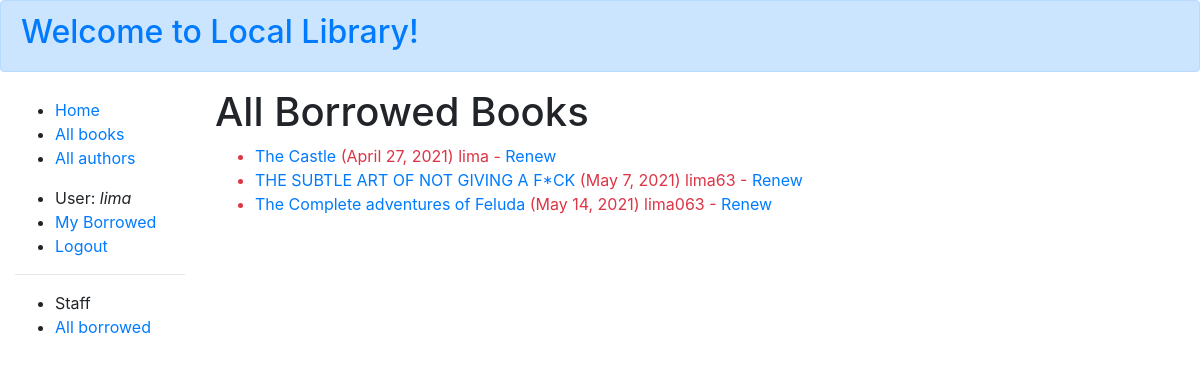
/catalog/borrowed/ (signed in), run on an earlier commit of the app's database.
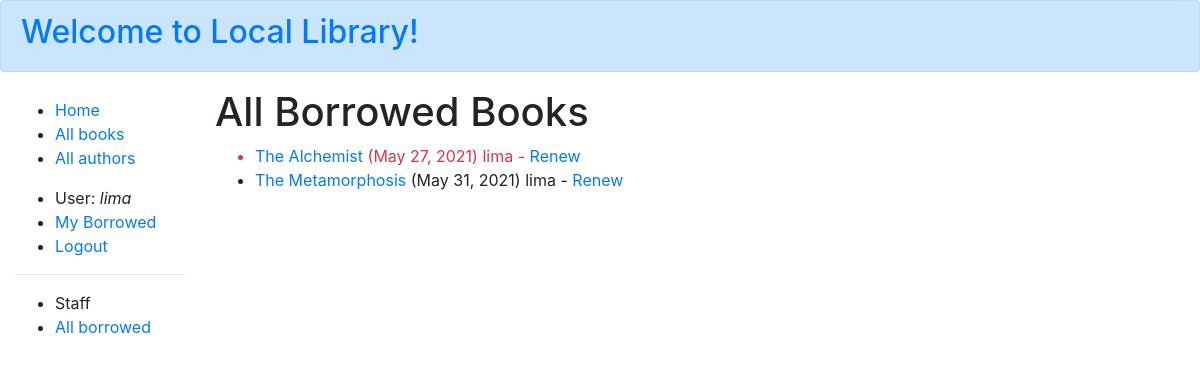
And on a later commit of the database.
### catalog/models.py (models this page shows, shortened)
class BookInstance(models.Model):
    id = models.UUIDField(primary_key=True, default=uuid.uuid4,
                          help_text="Unique ID for this particular book across whole library")
    book = models.ForeignKey('Book', on_delete=models.RESTRICT, null=True)
    imprint = models.CharField(max_length=200)
    due_back = models.DateField(null=True, blank=True)
    borrower = models.ForeignKey(
        User, on_delete=models.SET_NULL, null=True, blank=True)
    @property
    def is_overdue(self):
        if self.due_back and date.today() > self.due_back:
            return True
        return False
    LOAN_STATUS = (
        ('d', 'Maintenance'),
        ('o', 'On loan'),
        ('a', 'Available'),
        ('r', 'Reserved'),
    )
    status = models.CharField(
        max_length=1,
        choices=LOAN_STATUS,
        blank=True,
        default='d',
        help_text='Book availability')
    class Meta:
        ordering = ['due_back']
        permissions = (("can_mark_returned", "Set book as returned"),)

class Book(models.Model):
    image = models.ImageField(null=True, blank=True, default='default_book.png')
    title = models.CharField(max_length=200)
    author = models.ForeignKey('Author', on_delete=models.SET_NULL, null=True)
    summary = models.TextField(
        max_length=1000, help_text="Enter a brief description of the book")
    isbn = models.CharField('ISBN', max_length=13,
                            unique=True,
                            help_text='13 Character <a href="https://www.isbn-international.org/content/what-isbn'
                                      '">ISBN number</a>')
    genre = models.ManyToManyField(
        Genre, help_text="Select a genre for this book")
    language = models.CharField(max_length=200, null=True, blank=True)
    class Meta:
        ordering = ['title', 'author']
    def display_genre(self):
        """Creates a string for the Genre. This is required to display genre in Admin."""
        return ', '.join([genre.name for genre in self.genre.all()[:3]])
    display_genre.short_description = 'Genre'

### catalog/views.py (the view)
# urls.py: path('borrowed/', views.LoanedBooksAllListView.as_view(),
class LoanedBooksAllListView(PermissionRequiredMixin, generic.ListView):
    model = BookInstance
    permission_required = 'catalog.can_mark_returned'
    template_name = 'catalog/bookinstance_list_borrowed_all.html'
    paginate_by = 10
    def get_queryset(self):
        return BookInstance.objects.filter(status__exact='o').order_by('due_back')

### catalog/templates/catalog/bookinstance_list_borrowed_all.html
{% extends "base_generic.html" %}
{% block content %}
<h1>All Borrowed Books</h1>
{% if bookinstance_list %}
<ul>
    {% for bookinst in bookinstance_list %}
    <li class="{% if bookinst.is_overdue %}text-danger{% endif %}">
        <a href="{% url 'book-detail' bookinst.book.pk %}">{{bookinst.book.title}}</a> ({{ bookinst.due_back }})
        {% if user.is_staff %} {{ bookinst.borrower }}{% endif %} {% if perms.catalog.can_mark_returned %}- <a
            href="{% url 'renew-book-librarian' bookinst.id %}">Renew</a> {% endif %}
    </li>
    {% endfor %}
</ul>
{% else %}
<p>There are no books borrowed.</p>
{% endif %}
{% endblock %}

### catalog/templates/base_generic.html (shortened to what this page needs)
<!DOCTYPE html>
<html lang="en">
<head>
    <link rel="stylesheet" href="https://cdn.jsdelivr.net/npm/bootstrap@4.5.3/dist/css/bootstrap.min.css">
    {% load static %}
    <link rel="stylesheet" href="{% static 'css/styles.css' %}">
</head>
<body>
    <div class="alert alert-primary" role="alert">
        <a href="{% url 'index' %}"> <h2>Welcome to Local Library!</h2></a>
    </div>
    <div class="container-fluid">
        <div class="row">
            <div class="col-sm-2 sidebar-nav">
                {% block sidebar %}
                <ul class="sidebar-nav">
                    <li><a href="{% url 'index' %}">Home</a></li>
                    <li><a href="{% url 'books' %}">All books</a></li>
                    <li><a href="{% url 'authors' %}">All authors</a></li>
                </ul>
                <ul class="sidebar-nav">
                    {% if user.is_authenticated %}
                    <li>User: <em> {{ user.get_username }} </em></li>
                    <li><a href="{% url 'my-borrowed' %}">My Borrowed</a></li>
                    <li><a href="{% url 'logout'%}?next={{request.path}}">Logout</a></li>
                    {% else %}
                    <li><a href="{% url 'login'%}?next={{request.path}}">Login</a></li>
                    {% endif %}
                </ul>
                {% if user.is_staff %}
                <hr />
                <ul class="sidebar-nav">
                    <li>Staff</li>
                    {% if perms.catalog.can_mark_returned %}
                    <li><a href="{% url 'all-borrowed' %}">All borrowed</a></li>
                    {% endif %}
                </ul>
                {% endif %} {% endblock %}
            </div>
            <div class="col-sm-10 ">
                {% block content %}{% endblock %}
            </div>
        </div>
    </div>
</body>
</html>

### catalog/static/css/styles.css (style rules this page uses)
.sidebar-nav { margin-top: 5px; }
li { display: list-item; text-align: -webkit-match-parent; }

What changed in the data, as far as the page shows it:
removed BookInstance: book "The Castle", due_back "April 27, 2021", borrower "lima"
removed BookInstance: book "THE SUBTLE ART OF NOT GIVING A F*CK", due_back "May 7, 2021", borrower "lima63"
removed BookInstance: book "The Complete adventures of Feluda", due_back "May 14, 2021", borrower "lima063"
added BookInstance: book "The Alchemist", due_back "May 27, 2021", borrower "lima"
added BookInstance: book "The Metamorphosis", due_back "May 31, 2021", borrower "lima"
